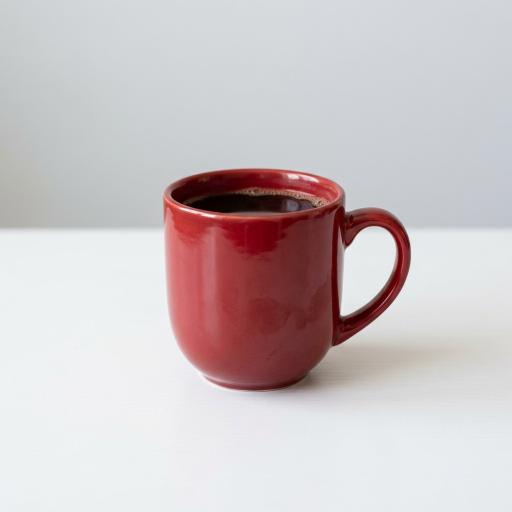
#> input picture data/sample_mug.jpg, 1024 x 1024 px (shown at 1/2 size)
$ python preprocessing.py ../data/sample_mug.jpg
#> lines starting #> are read from the running program, lines starting #| are printed output that depends on the picture
"""
Parallax — Image Preprocessing Module

Provides utilities for loading, resizing, padding, and normalizing images
for downstream ML pipelines (depth estimation, 3D reconstruction, etc.).

All functions operate on NumPy arrays in HWC / RGB format unless noted
otherwise.  The ``preprocess`` function chains the full pipeline and
returns a metadata dict so downstream modules can map predictions back
to original image coordinates.

The module uses **Pillow** for core image I/O and resizing, so there is
no hard dependency on OpenCV.  OpenCV (``cv2``) is imported lazily only
where it provides a clear advantage (e.g. advanced interpolation in
background estimation).  All public functions work with just NumPy +
Pillow installed.

Usage
-----
    from src.preprocessing import preprocess, DEFAULT_INPUT_SIZE

    result = preprocess("photo.jpg", target_size=DEFAULT_INPUT_SIZE)
    tensor_ready = result["image"]       # (H, W, 3) float32, normalized
    meta         = result["metadata"]    # scale, padding offsets, etc.
"""

from __future__ import annotations

import argparse
import sys
from pathlib import Path
from typing import Tuple, Union

import numpy as np
from PIL import Image

# ──────────────────────────────────────────────
# Constants & presets
# ──────────────────────────────────────────────

#: Default input size (H, W) used throughout Parallax.
DEFAULT_INPUT_SIZE: Tuple[int, int] = (256, 256)

#: ImageNet channel‑wise mean (RGB order).
IMAGENET_MEAN: np.ndarray = np.array([0.485, 0.456, 0.406], dtype=np.float32)

#: ImageNet channel‑wise standard deviation (RGB order).
IMAGENET_STD: np.ndarray = np.array([0.229, 0.224, 0.225], dtype=np.float32)

SUPPORTED_EXTENSIONS: set[str] = {".jpg", ".jpeg", ".png", ".bmp", ".tiff", ".webp"}


# ──────────────────────────────────────────────
# Image I/O
# ──────────────────────────────────────────────

def load_image(path: Union[str, Path]) -> np.ndarray:
    """Load an image from *path* and return it as an RGB uint8 array.

    Parameters
    ----------
    path : str or Path
        Path to a JPEG, PNG, or other supported image file.

    Returns
    -------
    np.ndarray
        Image array with shape ``(H, W, 3)`` and dtype ``uint8``, in RGB
        channel order.

    Raises
    ------
    FileNotFoundError
        If *path* does not exist.
    ValueError
        If the file extension is unsupported or the image cannot be decoded.
    """
    path = Path(path)
    if not path.exists():
        raise FileNotFoundError(f"Image not found: {path}")
    if path.suffix.lower() not in SUPPORTED_EXTENSIONS:
        raise ValueError(
            f"Unsupported image format '{path.suffix}'. "
            f"Supported: {', '.join(sorted(SUPPORTED_EXTENSIONS))}"
        )

    try:
        img = Image.open(str(path)).convert("RGB")
    except Exception as exc:
        raise ValueError(f"Failed to decode image: {path}") from exc

    return np.array(img, dtype=np.uint8)


# [22 lines left out: function save_image, not called in this run]


# ──────────────────────────────────────────────
# Resize & pad
# ──────────────────────────────────────────────

def resize_with_padding(
    image: np.ndarray,
    target_size: Tuple[int, int] = DEFAULT_INPUT_SIZE,
    pad_color: Tuple[int, int, int] = (0, 0, 0),
    resample: int = Image.BILINEAR,
) -> Tuple[np.ndarray, dict]:
    """Resize *image* to fit inside *target_size* and pad the remainder.

    The image is scaled so its largest dimension matches the corresponding
    target dimension, preserving the original aspect ratio.  The remaining
    space is filled with *pad_color*.

    Parameters
    ----------
    image : np.ndarray
        Input image, shape ``(H, W, 3)``.
    target_size : (int, int)
        Desired output size as ``(height, width)``.
    pad_color : (int, int, int)
        RGB fill color for the padded region.
    resample : int
        PIL resampling filter (e.g. ``Image.BILINEAR``, ``Image.LANCZOS``).

    Returns
    -------
    resized : np.ndarray
        Resized and padded image with shape ``(target_h, target_w, 3)``.
    metadata : dict
        Transformation metadata with keys:

        - ``original_size`` – ``(H, W)`` of the input.
        - ``scale`` – float scale factor applied.
        - ``scaled_size`` – ``(H, W)`` after scaling, before padding.
        - ``pad_top``, ``pad_left`` – pixel offsets of the image within
          the padded canvas.
    """
    target_h, target_w = target_size
    src_h, src_w = image.shape[:2]

    # Scale factor: fit the image inside the target rectangle.
    scale = min(target_w / src_w, target_h / src_h)
    new_w = int(round(src_w * scale))
    new_h = int(round(src_h * scale))

    pil_img = Image.fromarray(image)
    scaled = pil_img.resize((new_w, new_h), resample=resample)

    # Center the scaled image on the canvas.
    pad_top = (target_h - new_h) // 2
    pad_left = (target_w - new_w) // 2

    canvas = Image.new("RGB", (target_w, target_h), color=pad_color)
    canvas.paste(scaled, (pad_left, pad_top))

    metadata = {
        "original_size": (src_h, src_w),
        "scale": scale,
        "scaled_size": (new_h, new_w),
        "pad_top": pad_top,
        "pad_left": pad_left,
        "target_size": (target_h, target_w),
    }
    return np.array(canvas, dtype=np.uint8), metadata


# ──────────────────────────────────────────────
# Normalization
# ──────────────────────────────────────────────

def normalize(
    image: np.ndarray,
    mean: np.ndarray = IMAGENET_MEAN,
    std: np.ndarray = IMAGENET_STD,
) -> np.ndarray:
    """Normalize a uint8 or [0, 1] float image with channel‑wise *mean* and *std*.

    The image is first converted to float32 in [0, 1], then the standard
    ``(x - mean) / std`` normalization is applied per channel.

    Parameters
    ----------
    image : np.ndarray
        ``(H, W, 3)`` image, uint8 or float32.
    mean, std : array‑like
        Per‑channel mean and standard deviation (length 3).

    Returns
    -------
    np.ndarray
        Normalized float32 image, same spatial shape.
    """
    img = image.astype(np.float32)
    if img.max() > 1.0:
        img /= 255.0
    return (img - mean) / std


# [7 lines left out: function denormalize, not called in this run]


def to_tensor_format(image: np.ndarray) -> np.ndarray:
    """Convert an ``(H, W, C)`` image to ``(C, H, W)`` for PyTorch."""
    return np.ascontiguousarray(image.transpose(2, 0, 1))


def from_tensor_format(tensor: np.ndarray) -> np.ndarray:
    """Convert a ``(C, H, W)`` tensor back to ``(H, W, C)``."""
    return np.ascontiguousarray(tensor.transpose(1, 2, 0))


# ──────────────────────────────────────────────
# Background handling (placeholder stubs)
# ──────────────────────────────────────────────

# [64 lines left out: functions estimate_background_mask, apply_mask, not called in this run]


# ──────────────────────────────────────────────
# Full preprocessing pipeline
# ──────────────────────────────────────────────

def preprocess(
    path: Union[str, Path],
    target_size: Tuple[int, int] = DEFAULT_INPUT_SIZE,
    pad_color: Tuple[int, int, int] = (0, 0, 0),
    mean: np.ndarray = IMAGENET_MEAN,
    std: np.ndarray = IMAGENET_STD,
    remove_background: bool = False,
) -> dict:
    """Run the full preprocessing pipeline on a single image.

    Steps
    -----
    1. Load the image from disk.
    2. (Optional) Estimate and remove background.
    3. Resize + pad to *target_size*, preserving aspect ratio.
    4. Normalize with *mean* / *std*.

    Parameters
    ----------
    path : str or Path
        Image file path.
    target_size : (int, int)
        Target ``(H, W)`` after resize + pad.
    pad_color : (int, int, int)
        Padding fill color.
    mean, std : array‑like
        Normalization statistics.
    remove_background : bool
        If ``True``, apply the placeholder background removal before
        resizing.

    Returns
    -------
    dict
        ``image``      — preprocessed ``(H, W, 3)`` float32 array.
        ``image_chw``  — same data in ``(C, H, W)`` tensor layout.
        ``original``   — original loaded RGB uint8 image.
        ``resized``    — resized uint8 image before normalization.
        ``metadata``   — resize / padding metadata dict.
    """
    original = load_image(path)
    working = original.copy()

    effective_pad_color = pad_color
    if pad_color == (0, 0, 0):
        # Auto-detect background color from image boundary if background is non-black
        border_pixels = np.concatenate([original[0, :], original[-1, :], original[:, 0], original[:, -1]], axis=0)
        auto_bg = tuple(int(round(x)) for x in np.median(border_pixels, axis=0))
        if np.mean(auto_bg) > 30:
            effective_pad_color = auto_bg

    if remove_background:
        bg_mask = estimate_background_mask(working)
        working = apply_mask(working, bg_mask, fill_color=effective_pad_color)

    resized, metadata = resize_with_padding(working, target_size, effective_pad_color)
    normalized = normalize(resized, mean, std)

    return {
        "image": normalized,
        "image_chw": to_tensor_format(normalized),
        "original": original,
        "resized": resized,
        "metadata": metadata,
    }


# ──────────────────────────────────────────────
# CLI entry point
# ──────────────────────────────────────────────

def _build_parser() -> argparse.ArgumentParser:
    parser = argparse.ArgumentParser(
        prog="python -m src.preprocessing",
        description="Parallax image preprocessing — quick sanity check.",
    )
    parser.add_argument("image", type=str, help="Path to an input image.")
    parser.add_argument(
        "--size",
        type=int,
        nargs=2,
        default=list(DEFAULT_INPUT_SIZE),
        metavar=("H", "W"),
        help="Target size (height width). Default: %(default)s",
    )
    parser.add_argument(
        "--output",
        type=str,
        default=None,
        help="Optional path to save the preprocessed image.",
    )
    parser.add_argument(
        "--remove-bg",
        action="store_true",
        help="Apply placeholder background removal.",
    )
    return parser


def main(argv: list[str] | None = None) -> None:
    """CLI entry point for quick preprocessing tests."""
    args = _build_parser().parse_args(argv)
    target_size = tuple(args.size)

    print(f"Loading image:  {args.image}")
    result = preprocess(
        args.image,
        target_size=target_size,
        remove_background=args.remove_bg,
    )
#> in load_image, img is the input picture: PIL image 1024x1024 RGB; mean R, G, B 204.1, 195.2, 197.3
#> in preprocess, `auto_bg = tuple(int(round(x)) for x in np.median(border_pixels, axis=0))`: auto_bg = (218, 220, 223)
#> in resize_with_padding, `scaled = pil_img.resize((new_w, new_h), resample=resample)`:
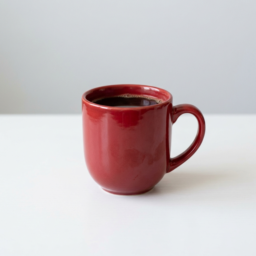
#> scaled: PIL image 256x256 RGB; mean R, G, B 204.1, 195.2, 197.3
#> in resize_with_padding, `canvas = Image.new("RGB", (target_w, target_h), color=pad_color)`:
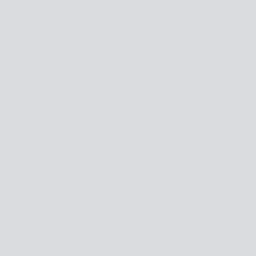
#> canvas: PIL image 256x256 RGB; mean R, G, B 218, 220, 223
#> in preprocess, `resized, metadata = resize_with_padding(working, target_size, effectiv..`: metadata = {'original_size': (1024, 1024), 'scale': 0.25, 'scaled_size': (256, 256), 'pad_top': 0, 'pad_left': 0, 'target_size': (256, 256)}
#> result = 5 items

    meta = result["metadata"]
#> meta has the same summary as metadata in preprocess
    print(f"Original size:  {meta['original_size'][1]}×{meta['original_size'][0]}")
#| Original size:  1024×1024
    print(f"Scale factor:   {meta['scale']:.4f}")
#| Scale factor:   0.2500
    print(f"Scaled size:    {meta['scaled_size'][1]}×{meta['scaled_size'][0]}")
#| Scaled size:    256×256
    print(f"Padding (t, l): ({meta['pad_top']}, {meta['pad_left']})")
#| Padding (t, l): (0, 0)
    print(f"Output shape:   {result['image'].shape}")
#| Output shape:   (256, 256, 3)
    print(f"Value range:    [{result['image'].min():.3f}, {result['image'].max():.3f}]")
#| Value range:    [-2.036, 2.466]

    if args.output:
        vis = denormalize(result["image"])
        out_path = save_image(vis, args.output)
        print(f"Saved to:       {out_path}")

    print("✓ Preprocessing complete.")


if __name__ == "__main__":
    main()
